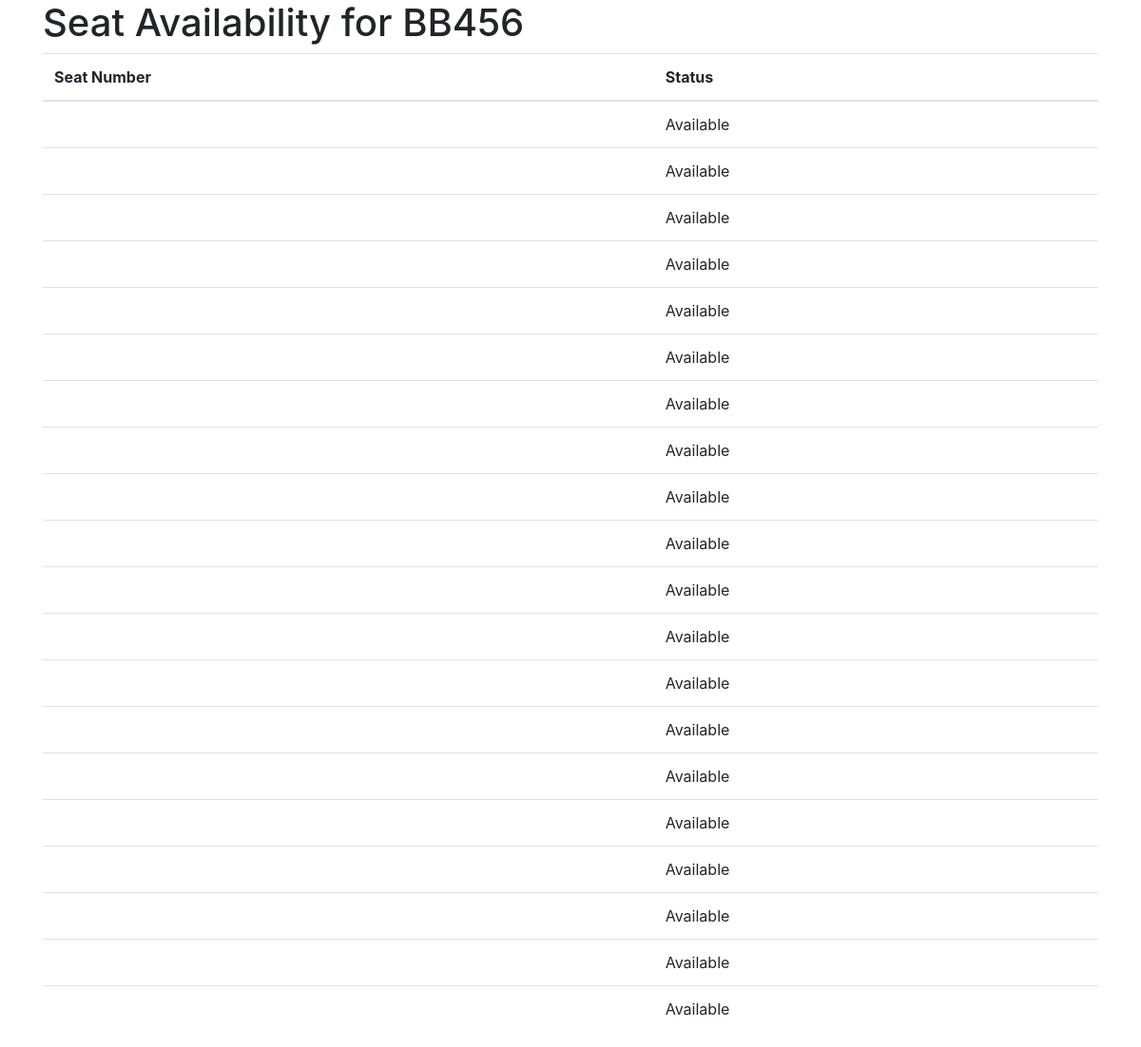
Page /flights/flight/2/seats/ on the committed database.
### flights/models.py (models this page shows, shortened)
class Flight(models.Model):
    flight_number = models.CharField(max_length=20)
    origin = models.CharField(max_length=50)
    destination = models.CharField(max_length=50)
    departure_time = models.DateTimeField()
    arrival_time = models.DateTimeField()
    duration = models.DurationField(null=True, blank=True)
    aircraft = models.ForeignKey(Aircraft, on_delete=models.PROTECT, null=True)
    estado = models.CharField(
        max_length=20,
        choices=[
            ('scheduled', 'Scheduled'),
            ('on_time', 'On Time'),
            ('delayed', 'Delayed'),
            ('cancelled', 'Cancelled'),
            ('completed', 'Completed'),
        ],
        default='scheduled',
    )
    precio_base = models.DecimalField(max_digits=10, decimal_places=2, default=0.00)

class Seat(models.Model):
    flight = models.ForeignKey(Flight, on_delete=models.CASCADE)
    aircraft = models.ForeignKey(Aircraft, on_delete=models.CASCADE, null=True, blank=True)
    numero = models.CharField(max_length=10)
    fila = models.IntegerField(null=True, blank=True)
    columna = models.IntegerField(null=True, blank=True)
    tipo = models.CharField(max_length=20, default='economy')
    status = models.CharField(
        max_length=20,
        choices=[
            ('available', 'Available'),
            ('reserved', 'Reserved'),
            ('occupied', 'Occupied'),
        ],
        default='available',
    )

### flights/views.py (the view)
# urls.py: path('flight/<int:flight_id>/seats/', views.seat_availability, name='seat_availability'),
def seat_availability(request, flight_id):
    try:
        flight = services.get_flight_by_id(flight_id)
        seats = services.get_seats_by_flight(flight)
        return render(request, 'flights/seat_availability.html', {'flight': flight, 'seats': seats})
    except ObjectDoesNotExist:
        return render(request, 'flights/error.html', {'error_message': 'Flight not found'})
    except Exception as e:
        return render(request, 'flights/error.html', {'error_message': str(e)})

### flights/services.py (called while the page is built)
def get_flight_by_id(flight_id):
    return Flight.objects.get(pk=flight_id)

def get_seats_by_flight(flight):
    return Seat.objects.filter(flight=flight)

### flights/templates/flights/seat_availability.html (shortened to what this page needs)
<!DOCTYPE html>
<html>
<head>
    <link rel="stylesheet" href="https://stackpath.bootstrapcdn.com/bootstrap/4.5.2/css/bootstrap.min.css">
</head>
<body>
    <div class="container">
        <h1>Seat Availability for {{ flight.flight_number }}</h1>
        <table class="table">
            <thead>
                <tr>
                    <th>Seat Number</th>
                    <th>Status</th>
                </tr>
            </thead>
            <tbody>
                {% for seat in seats %}
                <tr>
                    <td>{{ seat.seat_number }}</td>
                    <td>{{ seat.get_status_display }}</td>
                </tr>
                {% endfor %}
            </tbody>
        </table>
    </div>
</body>
</html>

### rows in the picture
Flight: flight_number "BB456"
Seat: status "Available"
Seat: status "Available"
Seat: status "Available"
Seat: status "Available"
Seat: status "Available"
Seat: status "Available"
Seat: status "Available"
Seat: status "Available"
Seat: status "Available"
Seat: status "Available"
Seat: status "Available"
Seat: status "Available"
Seat: status "Available"
Seat: status "Available"
Seat: status "Available"
Seat: status "Available"
Seat: status "Available"
Seat: status "Available"
Seat: status "Available"
Seat: status "Available"
